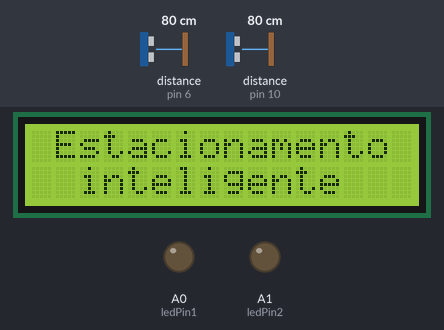
Bench run of a sketch on a simulated Arduino Uno, built with avr-gcc and run on an emulated ATmega328P. Shown: 16×2 character LCD, output pins drawn as LEDs (lit = HIGH). Wiring (inferred from the names in the program): 2 × ultrasonic range finder: trigger pin 7, echo pin 6 / trigger pin 9, echo pin 10. The test bench sets the inputs (shaded band); at power-on: distance to the obstacle (sensors on pin 10, pin 6) 80 cm. The echo pulse lasts 58.3 µs per cm; pins used as bus, display or sensor lines are not drawn.

Above: at 2.1 s.
At 5.7 s:
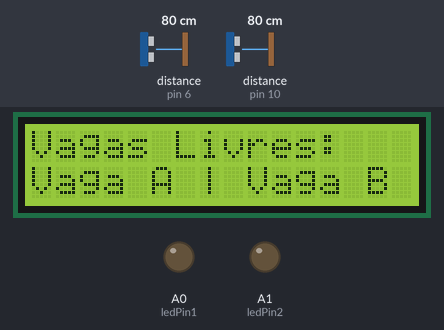
5.8 s: distance to the obstacle (sensor on pin 10) set to 17 cm
7.5 s: distance to the obstacle (sensor on pin 10) set to 13 cm
At 9.3 s:
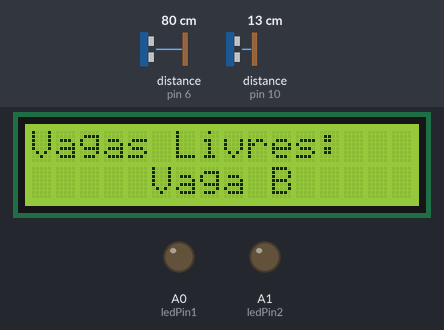
9.7 s: distance to the obstacle (sensor on pin 6) set to 17 cm
11.2 s: distance to the obstacle (sensor on pin 6) set to 14 cm
At 12.2 s:
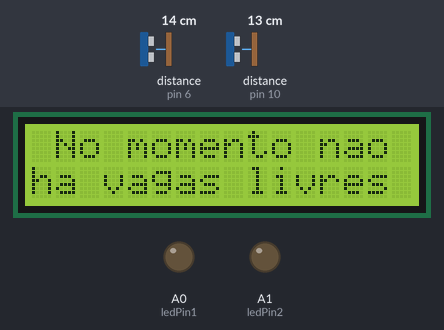
13.0 s: distance to the obstacle (sensor on pin 10) set to 18 cm
At 14.0 s:
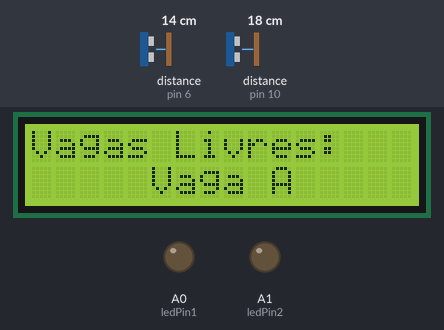
15.2 s: distance to the obstacle (sensor on pin 6) set to 2 cm
At 15.43 s:
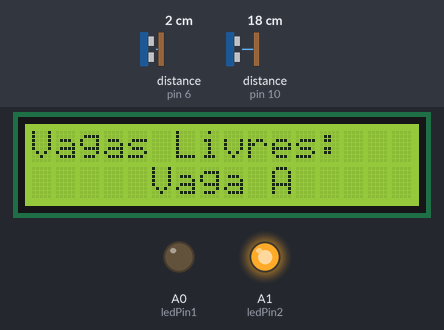
Timing chart, 0 to 18.0 s (numbered marks = the images above; inputs shaded):
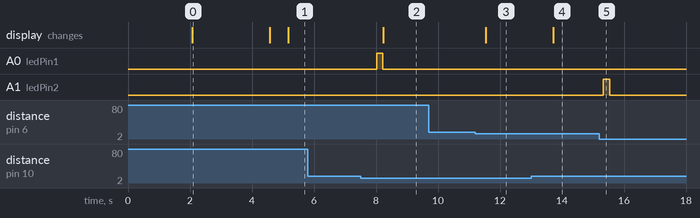

Measured:
- the behaviour switches between 16 and 15 cm on distance to the obstacle (sensor on pin 10) (found by bisection; images 1 and 2)
- the behaviour switches between 16 and 15 cm on distance to the obstacle (sensor on pin 6) (found by bisection; images 2 and 3)
- after the input at 5.8 s, every drawn part: stays the same
- after the input at 7.5 s, A0 (ledPin1): LOW → HIGH after 0.52 s, → LOW 0.20 s later; the display: changes after 0.73 s (image 2)
- after the input at 9.7 s, every drawn part: stays the same
- after the input at 11.2 s, the display: changes after 0.34 s (image 3)
- after the input at 13.0 s, the display: changes after 0.71 s (image 4)
- after the input at 15.2 s, A1 (ledPin2): LOW → HIGH after 0.13 s, → LOW 0.20 s later
- what the display in image 0 shows lasts 2.5 s, from 2.1 s to 4.6 s

The sketch:

sketch_nov21a.ino
```cpp
#include <LiquidCrystal.h>

#define trigPin1 9
#define trigPin2 7
#define echoPin1 10
#define echoPin2 6
#define buzzerPin1 8
#define buzzerPin2 13
#define ledPin1 A0
#define ledPin2 A1

const int colunasDisponiveis = 16;
const int limitedDistance = 15;
const int numReadings = 3;

LiquidCrystal lcd(12, 11, 5, 4, 3, 2);
int blinkInterval = 1000;
int vaga1 = 0;
int vaga2 = 0;

void setup() {
  String linha1 = "Bem vindo ao";
  String linha2 = "nosso";
  String linha3 = "Estacionamento";
  String linha4 = "inteligente";

  lcd.begin(16, 2);
  Serial.begin(9600);

  pinMode(trigPin1, OUTPUT);
  pinMode(trigPin2, OUTPUT);
  pinMode(echoPin1, INPUT);
  pinMode(echoPin2, INPUT);
  pinMode(buzzerPin1, OUTPUT);
  pinMode(buzzerPin2, OUTPUT);
  pinMode(ledPin1, OUTPUT);
  pinMode(ledPin2, OUTPUT);

  lcd.setCursor(0, 0);
  CentralizaTexto(linha1);
  lcd.setCursor(0, 1);
  CentralizaTexto(linha2);
  delay(2000);
  lcd.clear();

  lcd.setCursor(0, 0);
  CentralizaTexto(linha3);
  lcd.setCursor(0, 1);
  CentralizaTexto(linha4);
  delay(2500);
  lcd.clear();
}

void loop() {
  float distance1, distance2, previousDistance1, previousDistance2;

  previousDistance1 = getFilteredDistance(trigPin1, echoPin1);
  delay(200);
  distance1 = getFilteredDistance(trigPin1, echoPin1);

  previousDistance2 = getFilteredDistance(trigPin2, echoPin2);
  delay(200);
  distance2 = getFilteredDistance(trigPin2, echoPin2);

  if (distance1 < limitedDistance)
  {
    if (!isDifference(distance1, previousDistance1) && distance1 < previousDistance1 + 0.5)
    {
      activateLED(ledPin1);
      if (distance1 < 15 && distance1 > 10)
        digitalWrite(buzzerPin1, 1000);
      else if (distance1 <= 10)
        digitalWrite(buzzerPin1, 5000);

        delay(200);
        noTone(buzzerPin1);
        deactivateLED(ledPin1);

    }

    else
    {
      deactivateLED(ledPin1);
      noTone(buzzerPin1);
    }
    vaga1 = 1;
  }

  else
  {
    deactivateLED(ledPin1);
    noTone(buzzerPin1);
    vaga1 = 0;
  }

  if (distance2 < limitedDistance)
  {
    if (!isDifference(distance2, previousDistance2) && distance2 < previousDistance2 + 0.5)
    {
      activateLED(ledPin2);
      if (distance2 < 15 && distance2 > 10)
        digitalWrite(buzzerPin2, 1000);
      else if (distance1 <= 10)
        digitalWrite(buzzerPin2, 5000);

        delay(200);
        noTone(buzzerPin2);
        deactivateLED(ledPin2);
    }

    else
    {
      deactivateLED(ledPin2);
      noTone(buzzerPin2);
    }
    vaga2 = 1;
  }

  else
  {
    deactivateLED(ledPin2);
    noTone(buzzerPin2);
    vaga2 = 0;
  }

  printaVagasLivres(vaga1, vaga2);
}

void playChangingBuzzer(int buzzerPin, float distance)
{
  int baseFrequency = 500;
  int maxInterval = 2000;
  int interval = map(distance, 0, 30, 0, maxInterval);
  int frequency = baseFrequency + map(distance, 0, 30, 100, 0);

  tone(buzzerPin, frequency);
  delay(10);
  tone(buzzerPin, frequency);
  delay(100);
}

float getDistance(int trigPin, int echoPin)
{

  long duration;
  digitalWrite(trigPin, LOW);
  delayMicroseconds(2);
  digitalWrite(trigPin, HIGH);
  delayMicroseconds(10);
  digitalWrite(trigPin, LOW);

  duration = pulseIn(echoPin, HIGH);

  return (duration * 0.0343) / 2.0;
}

void activateLED(int pin) {
  digitalWrite(pin, HIGH);
}

void deactivateLED(int pin) {
  digitalWrite(pin, LOW);
}

void printaVagasLivres(int vaga1, int vaga2)
{
  lcd.clear();
  String vagaA = "Vaga A";
  String vagaB = "Vaga B";

  String semVagas1 = "No momento nao";
  String semVagas2 = "ha vagas livres";

  if (!vaga1 || !vaga2)
  {
    lcd.setCursor(0, 0);
  	lcd.print("Vagas Livres:");

    lcd.setCursor(0, 1);

    if(!vaga1 && !vaga2)
      CentralizaTexto("Vaga A | Vaga B");

    else if(!vaga1)
    	CentralizaTexto(vagaA);

    else if(!vaga2)
     	CentralizaTexto(vagaB);
  }

  else
  {
    lcd.setCursor(0, 0);
    CentralizaTexto(semVagas1);
    lcd.setCursor(0, 1);
    CentralizaTexto(semVagas2);
  }
}

void CentralizaTexto(String texto)
{
  int tamanhoDoTexto = texto.length();
  int espacosAntesDoTexto = (colunasDisponiveis - tamanhoDoTexto) / 2;

  for (int i = 0; i < espacosAntesDoTexto; i++)
  	lcd.print(" ");

  lcd.print(texto);
}

bool isDifference(float distance, float previousDistance) {
  float diff = abs(distance - previousDistance);

  return (diff <= 0.6);
}

float getFilteredDistance(int trigPin, int echoPin) {
  float total = 0;
  for (int i = 0; i < numReadings; i++)
  {
    total += getDistance(trigPin, echoPin);
    delay(10);
  }

  return total / numReadings;
}
```
